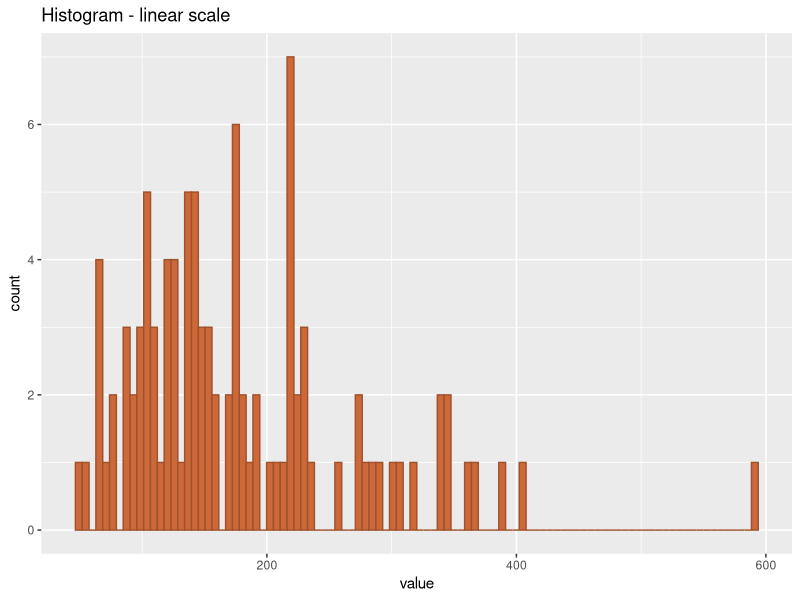

Here is the R script that generated this plot: (Note: this script raises an error after producing the figure.)
## ---- chunk 1
library(ggplot2) 
library(tidyverse) 
library(palmerpenguins)
## ---- chunk 2
a <- rlnorm(n = 100, meanlog = 5, sdlog = 0.5)
## ---- chunk 3
data = data.frame(value=a)
## ---- chunk 4
hg <- ggplot(data, aes(x=value)) +
  geom_histogram(bins = 100, fill = 'sienna3', color = 'sienna') +
  ggtitle("Histogram - linear scale")
hg
## ---- chunk 5
vp <- ggplot(data, aes(x = value, y = log_value)) +
  geom_violin(fill = "thistle3", color = "plum4") +
  geom_boxplot(width = 0.1, fill = "pink1", color = "orchid4") +
  labs(y = "Log-Transformed Value") +
  ggtitle("Violin Plot")
vp
